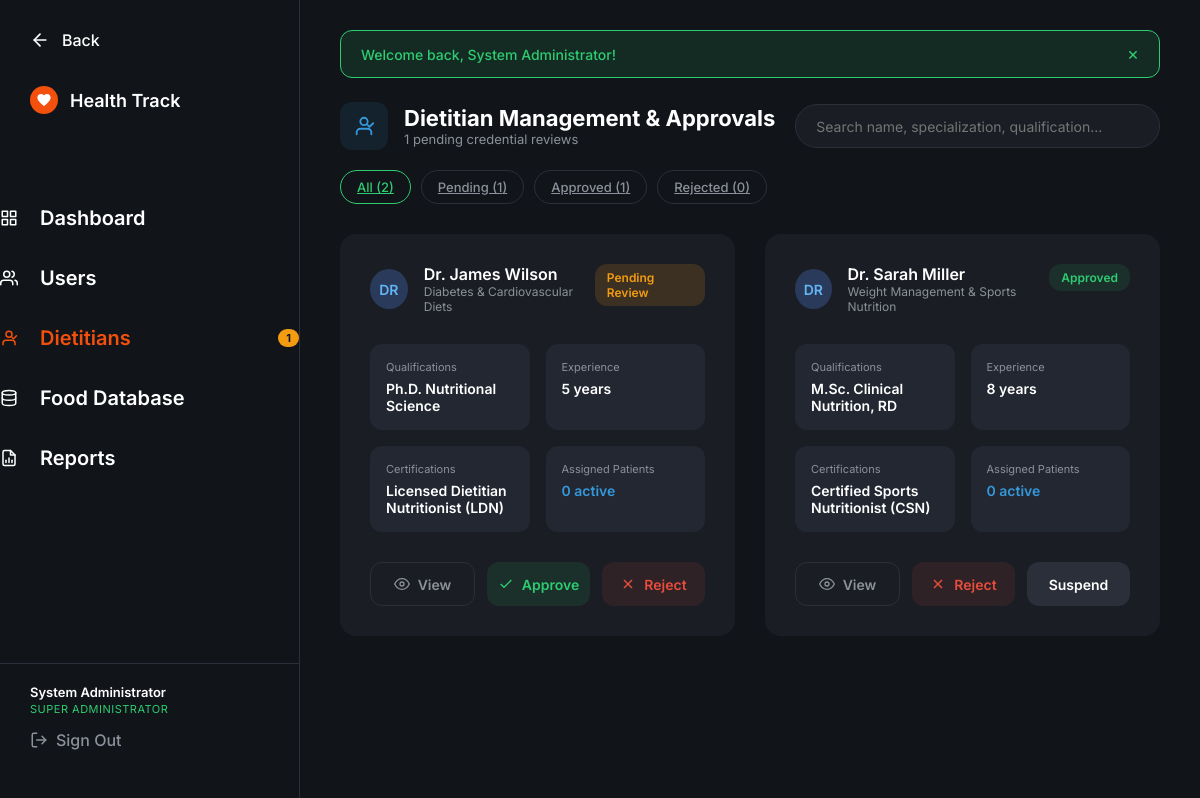
Screenshot of /admin/dietitians.php (signed in) with the database file from the repository.
### tables this page shows
CREATE TABLE IF NOT EXISTS `users` (
    `id` INT AUTO_INCREMENT PRIMARY KEY,
    `name` VARCHAR(100) NOT NULL,
    `email` VARCHAR(150) NOT NULL UNIQUE,
    `password` VARCHAR(255) NOT NULL,
    `phone` VARCHAR(30) NULL,
    `role` ENUM('admin', 'dietitian', 'user') NOT NULL DEFAULT 'user',
    `status` ENUM('active', 'inactive', 'suspended', 'pending') NOT NULL DEFAULT 'active',
    `created_at` TIMESTAMP DEFAULT CURRENT_TIMESTAMP,
    `updated_at` TIMESTAMP DEFAULT CURRENT_TIMESTAMP ON UPDATE CURRENT_TIMESTAMP,
    INDEX `idx_role` (`role`),
    INDEX `idx_status` (`status`)
);

CREATE TABLE IF NOT EXISTS `dietitian_profiles` (
    `id` INT AUTO_INCREMENT PRIMARY KEY,
    `user_id` INT NOT NULL UNIQUE,
    `qualification` VARCHAR(255) NULL,
    `certification` VARCHAR(255) NULL,
    `experience` INT NULL DEFAULT 0,
    `specialization` VARCHAR(255) NULL,
    `approval_status` ENUM('pending', 'approved', 'rejected') NOT NULL DEFAULT 'pending',
    `rejection_reason` TEXT NULL,
    `created_at` TIMESTAMP DEFAULT CURRENT_TIMESTAMP,
    `updated_at` TIMESTAMP DEFAULT CURRENT_TIMESTAMP ON UPDATE CURRENT_TIMESTAMP,
    FOREIGN KEY (`user_id`) REFERENCES `users`(`id`) ON DELETE CASCADE
);

### includes/auth.php (called while the page is built, shortened)
<?php
require_once __DIR__ . '/functions.php';
function isLoggedIn(): bool {
    return isset($_SESSION['user_id']) && !empty($_SESSION['user_id']);
}
function getCurrentUser(): ?array {
    static $currentUser = null;
    if ($currentUser === null) {
        $pdo = getDBConnection();
        $stmt = $pdo->prepare("SELECT id, name, email, phone, role, status FROM users WHERE id = :id LIMIT 1");
        $stmt->execute(['id' => $_SESSION['user_id']]);
        $user = $stmt->fetch();
        $currentUser = $user;
    }
    return $currentUser;
}
function requireRole($allowedRoles): void {
    $user = getCurrentUser();
}

### admin/dietitians.php (the view, shortened to what this page needs)
<?php
require_once __DIR__ . '/../includes/auth.php';
requireRole('admin');
$currentUser = getCurrentUser();
$pdo = getDBConnection();
$statusFilter = trim($_GET['status'] ?? 'all');
$search = trim($_GET['search'] ?? '');
$query = "
    SELECT dp.*, u.name, u.email, u.phone, u.status as user_status, u.created_at as registered_at,
           COALESCE(da.patient_count, 0) as patient_count
    FROM dietitian_profiles dp
    JOIN users u ON dp.user_id = u.id
    LEFT JOIN (SELECT dietitian_id, COUNT(*) as patient_count FROM dietitian_assignments GROUP BY dietitian_id) da ON dp.user_id = da.dietitian_id
    WHERE 1=1
";
$params = [];
$query .= " ORDER BY FIELD(dp.approval_status, 'pending', 'approved', 'rejected'), dp.created_at DESC";
$stmt = $pdo->prepare($query);
$stmt->execute($params);
$dietitiansList = $stmt->fetchAll();
$approvedCount = (int)$pdo->query("SELECT COUNT(*) FROM dietitian_profiles WHERE approval_status = 'approved'")->fetchColumn();
$rejectedCount = (int)$pdo->query("SELECT COUNT(*) FROM dietitian_profiles WHERE approval_status = 'rejected'")->fetchColumn();
$currentPage = 'dietitians';
?>
<!DOCTYPE html>
<html lang="en">
<head>
    <link rel="stylesheet" href="../dashboard.css">
</head>
<body class="admin-full-page">
    <div class="dashboard-layout">
        <?php include __DIR__ . '/sidebar.php'; ?>
        <main class="main-content" style="overflow-y: auto;">
            <div class="admin-page-container" style="max-width: 1300px; padding: 30px 40px;">
                <div class="admin-controls-bar">
                    <div class="controls-left">
                        <div class="title-icon icon-blue-outline">
                            <svg viewBox="0 0 24 24" width="22" height="22" fill="none" stroke="currentColor" stroke-width="2" stroke-linecap="round" stroke-linejoin="round">
                                <path d="M20 21v-2a4 4 0 0 0-4-4H8a4 4 0 0 0-4 4v2"></path>
                                <circle cx="12" cy="7" r="4"></circle>
                                <polyline points="16 11 18 13 22 9"></polyline>
                            </svg>
                        </div>
                        <div>
                            <h2 class="section-title">Dietitian Management & Approvals</h2>
                            <p class="section-subtitle"><?= $pendingCount ?> pending credential reviews</p>
                        </div>
                    </div>
                    <form method="GET" action="dietitians.php" class="search-box">
                        <input type="text" name="search" value="<?= e($search) ?>" placeholder="Search name, specialization, qualification...">
                    </form>
                    <div class="filter-pills">
                        <a href="dietitians.php?status=all" class="filter-pill <?= ($statusFilter === 'all') ? 'active' : '' ?>">
                            All (<?= $pendingCount + $approvedCount + $rejectedCount ?>)
                        </a>
                        <a href="dietitians.php?status=pending" class="filter-pill <?= ($statusFilter === 'pending') ? 'active' : '' ?>">
                            Pending (<?= $pendingCount ?>)
                        </a>
                        <a href="dietitians.php?status=approved" class="filter-pill <?= ($statusFilter === 'approved') ? 'active' : '' ?>">
                            Approved (<?= $approvedCount ?>)
                        </a>
                        <a href="dietitians.php?status=rejected" class="filter-pill <?= ($statusFilter === 'rejected') ? 'active' : '' ?>">
                            Rejected (<?= $rejectedCount ?>)
                        </a>
                    </div>
                </div>
                <?php if (empty($dietitiansList)): ?>
                    <div class="panel-card" style="text-align: center; padding: 60px; color: var(--text-muted);">
                        <h3>No dietitians found for the selected criteria.</h3>
                    </div>
                <?php else: ?>
                    <div class="dietitian-grid">
                        <?php foreach ($dietitiansList as $d): ?>
                            <div class="dietitian-card">
                                <div class="card-header-flex">
                                    <div class="user-cell">
                                        <div class="avatar avatar-blue">
                                            <?= strtoupper(substr($d['name'], 0, 2)) ?>
                                        </div>
                                        <div class="user-info">
                                            <span class="user-name" style="font-size: 16px;"><?= e($d['name']) ?></span>
                                            <span class="user-email"><?= e($d['specialization'] ?? 'Dietetics') ?></span>
                                        </div>
                                    </div>
                                    <div>
                                        <?php if ($d['approval_status'] === 'approved'): ?>
                                            <span class="status-badge status-active">Approved</span>
                                        <?php elseif ($d['approval_status'] === 'rejected'): ?>
                                            <span class="status-badge status-suspended">Rejected</span>
                                        <?php else: ?>
                                            <span class="status-badge" style="background-color: rgba(243, 156, 18, 0.15); color: #f39c12;">Pending Review</span>
                                        <?php endif; ?>
                                    </div>
                                </div>
                                <div class="details-grid">
                                    <div class="detail-box">
                                        <span class="detail-label">Qualifications</span>
                                        <span class="detail-val"><?= e($d['qualification'] ?? 'M.Sc Nutrition') ?></span>
                                    </div>
                                    <div class="detail-box">
                                        <span class="detail-label">Experience</span>
                                        <span class="detail-val"><?= (int)$d['experience'] ?> years</span>
                                    </div>
                                    <div class="detail-box">
                                        <span class="detail-label">Certifications</span>
                                        <span class="detail-val"><?= e($d['certification'] ?? 'Licensed Dietitian') ?></span>
                                    </div>
                                    <div class="detail-box">
                                        <span class="detail-label">Assigned Patients</span>
                                        <span class="detail-val" style="color: #3498db; font-weight: 600;">
                                            <?= (int)$d['patient_count'] ?> active
                                        </span>
                                    </div>
                                </div>
                                <div class="card-actions">
                                    <button type="button" class="card-action-btn view-action"
                                            onclick="openDietitianModal(<?= htmlspecialchars(json_encode($d), ENT_QUOTES, 'UTF-8') ?>)">
                                        <svg viewBox="0 0 24 24" width="16" height="16" fill="none" stroke="currentColor" stroke-width="2"><path d="M1 12s4-8 11-8 11 8 11 8-4 8-11 8-11-8-11-8z"></path><circle cx="12" cy="12" r="3"></circle></svg>
                                        View
                                    </button>
                                    <?php if ($d['approval_status'] === 'pending' || $d['approval_status'] === 'rejected'): ?>
                                        <form method="POST" action="dietitians.php" style="flex: 1;" onsubmit="return confirm('Approve Dr. <?= e($d['name']) ?> to practice and create patient diet plans?');">
                                            <button type="submit" class="card-action-btn approve-action" style="width: 100%;">
                                                <svg viewBox="0 0 24 24" width="16" height="16" fill="none" stroke="currentColor" stroke-width="2"><polyline points="20 6 9 17 4 12"></polyline></svg>
                                                Approve
                                            </button>
                                        </form>
                                    <?php endif; ?>
                                    <?php if ($d['approval_status'] === 'pending' || $d['approval_status'] === 'approved'): ?>
                                        <form method="POST" action="dietitians.php" style="flex: 1;" onsubmit="return confirm('Reject application for Dr. <?= e($d['name']) ?>?');">
                                            <button type="submit" class="card-action-btn reject-action" style="width: 100%;">
                                                <svg viewBox="0 0 24 24" width="16" height="16" fill="none" stroke="currentColor" stroke-width="2"><line x1="18" y1="6" x2="6" y2="18"></line><line x1="6" y1="6" x2="18" y2="18"></line></svg>
                                                Reject
                                            </button>
                                        </form>
                                    <?php endif; ?>
                                    <?php if ($d['approval_status'] === 'approved'): ?>
                                        <form method="POST" action="dietitians.php" style="flex: 1;" onsubmit="return confirm('Change active status for Dr. <?= e($d['name']) ?>?');">
                                            <button type="submit" class="card-action-btn" style="width: 100%; background: #2a2f3a; color: var(--text-light);">
                                                <?= ($d['user_status'] === 'active') ? 'Suspend' : 'Activate' ?>
                                            </button>
                                        </form>
                                    <?php endif; ?>
                                </div>
                            </div>
                        <?php endforeach; ?>
                    </div>
                <?php endif; ?>
            </div>
        </main>
    </div>
</body>
</html>

### admin/sidebar.php (shortened to what this page needs)
<?php
$currentUser = getCurrentUser();
$pdo = getDBConnection();
$pendingCount = (int)$pdo->query("SELECT COUNT(*) FROM dietitian_profiles WHERE approval_status = 'pending'")->fetchColumn();
?>
<aside class="sidebar admin-sidebar">
    <div class="sidebar-header">
        <a href="dashboard.php" class="nav-link back-link admin-back">
            <svg viewBox="0 0 24 24" width="20" height="20" fill="none" stroke="currentColor" stroke-width="2" stroke-linecap="round" stroke-linejoin="round">
                <line x1="19" y1="12" x2="5" y2="12"></line>
                <polyline points="12 19 5 12 12 5"></polyline>
            </svg>
            Back
        </a>
        <div class="logo-container small-logo admin-logo">
            <div class="filled-heart-icon">
                <svg viewBox="0 0 24 24" fill="white" width="16" height="16">
                    <path d="M12 21.35l-1.45-1.32C5.4 15.36 2 12.28 2 8.5 2 5.42 4.42 3 7.5 3c1.74 0 3.41.81 4.5 2.09C13.09 3.81 14.76 3 16.5 3 19.58 3 22 5.42 22 8.5c0 3.78-3.4 6.86-8.55 11.54L12 21.35z"/>
                </svg>
            </div>
            <span class="logo-text-small">Health Track</span>
        </div>
    </div>
    <nav class="sidebar-nav admin-nav">
        <a href="dashboard.php" class="nav-link admin-nav-link <?= ($currentPage === 'dashboard') ? 'active' : '' ?>">
            Dashboard
        </a>
        <a href="users.php" class="nav-link admin-nav-link <?= ($currentPage === 'users') ? 'active' : '' ?>">
            Users
        </a>
        <a href="dietitians.php" class="nav-link admin-nav-link <?= ($currentPage === 'dietitians') ? 'active' : '' ?>">
            Dietitians
            <?php if ($pendingCount > 0): ?>
                <span style="background-color: #f39c12; color: #111419; font-size: 11px; padding: 2px 8px; border-radius: 10px; font-weight: 700; margin-left: auto;"><?= $pendingCount ?></span>
            <?php endif; ?>
        </a>
        <a href="foods.php" class="nav-link admin-nav-link <?= ($currentPage === 'foods') ? 'active' : '' ?>">
            Food Database
        </a>
        <a href="reports.php" class="nav-link admin-nav-link <?= ($currentPage === 'reports') ? 'active' : '' ?>">
            Reports
        </a>
    </nav>
    <div class="sidebar-footer" style="margin-top: auto; padding: 20px 30px; border-top: 1px solid var(--sidebar-border);">
        <div style="font-size: 13px; color: var(--text-light); font-weight: 600; margin-bottom: 2px;"><?= e($currentUser['name'] ?? 'Admin') ?></div>
        <div style="font-size: 11px; color: #2ecc71; margin-bottom: 14px; text-transform: uppercase; letter-spacing: 0.5px;">Super Administrator</div>
        <a href="../logout.php" class="nav-link sign-out" style="padding: 0; display: flex; align-items: center; gap: 8px;">
            <svg viewBox="0 0 24 24" width="18" height="18" fill="none" stroke="currentColor" stroke-width="2" stroke-linecap="round" stroke-linejoin="round">
                <path d="M9 21H5a2 2 0 0 1-2-2V5a2 2 0 0 1 2-2h4"></path>
                <polyline points="16 17 21 12 16 7"></polyline>
                <line x1="21" y1="12" x2="9" y2="12"></line>
            </svg>
            Sign Out
        </a>
    </div>
</aside>

### rows the page displays
users: name "System Administrator"
dietitian_profiles: user.name "DR", user.name "Dr. James Wilson", specialization "Diabetes & Cardiovascular Diets", approval_status "Pending Review", qualification "Ph.D. Nutritional Science", experience "5", certification "Licensed Dietitian Nutritionist (LDN)", patient_count "0"
dietitian_profiles: user.name "DR", user.name "Dr. Sarah Miller", specialization "Weight Management & Sports Nutrition", approval_status "Approved", qualification "M.Sc. Clinical Nutrition, RD", experience "8", certification "Certified Sports Nutritionist (CSN)", patient_count "0", shows "Suspend"

### other values shown
$pendingCount "1"
$message "Welcome back, System Administrator!"
$pendingCount + $approvedCount + $rejectedCount "2"
$approvedCount "1"
$rejectedCount "0"
